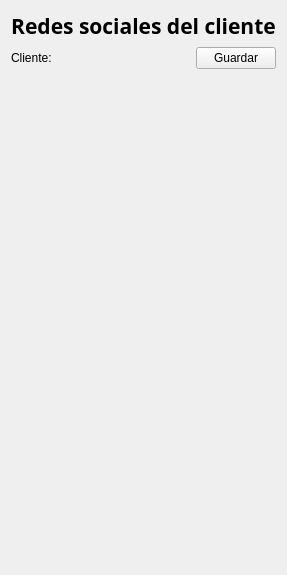
               <widget class="QWidget" name="page_add_social_usernames">
                <layout class="QVBoxLayout" name="verticalLayout_usernames">
                 <item>
                  <widget class="QLabel" name="label_13">
                   <property name="maximumSize">
                    <size>
                     <width>16777215</width>
                     <height>60</height>
                    </size>
                   </property>
                   <property name="font">
                    <font>
                     <family>Oswald</family>
                     <pointsize>16</pointsize>
                     <weight>75</weight>
                     <bold>true</bold>
                    </font>
                   </property>
                   <property name="styleSheet">
                    <string notr="true">font-size: 16pt;</string>
                   </property>
                   <property name="text">
                    <string>Redes sociales del cliente</string>
                   </property>
                   <property name="alignment">
                    <set>Qt::AlignCenter</set>
                   </property>
                  </widget>
                 </item>
                 <item>
                  <layout class="QHBoxLayout" name="horizontalLayout_14">
                   <item>
                    <widget class="QLabel" name="lb_cliente_name">
                     <property name="maximumSize">
                      <size>
                       <width>16777215</width>
                       <height>60</height>
                      </size>
                     </property>
                     <property name="text">
                      <string>Cliente: </string>
                     </property>
                    </widget>
                   </item>
                   <item>
                    <spacer name="horizontalSpacer_7">
                     <property name="orientation">
                      <enum>Qt::Horizontal</enum>
                     </property>
                     <property name="sizeHint" stdset="0">
                      <size>
                       <width>40</width>
                       <height>20</height>
                      </size>
                     </property>
                    </spacer>
                   </item>
                   <item>
                    <widget class="QPushButton" name="bt_save_usernames">
                     <property name="cursor">
                      <cursorShape>PointingHandCursor</cursorShape>
                     </property>
                     <property name="text">
                      <string>Guardar</string>
                     </property>
                     <property name="icon">
                      <iconset>
                       <normaloff>images/save.svg</normaloff>images/save.svg</iconset>
                     </property>
                     <property name="iconSize">
                      <size>
                       <width>32</width>
                       <height>32</height>
                      </size>
                     </property>
                    </widget>
                   </item>
                  </layout>
                 </item>
                 <item>
                  <layout class="QVBoxLayout" name="verticalLySocials"/>
                 </item>
                 <item>
                  <spacer name="verticalSpacer_7">
                   <property name="orientation">
                    <enum>Qt::Vertical</enum>
                   </property>
                   <property name="sizeHint" stdset="0">
                    <size>
                     <width>20</width>
                     <height>495</height>
                    </size>
                   </property>
                  </spacer>
                 </item>
                </layout>
               </widget>
